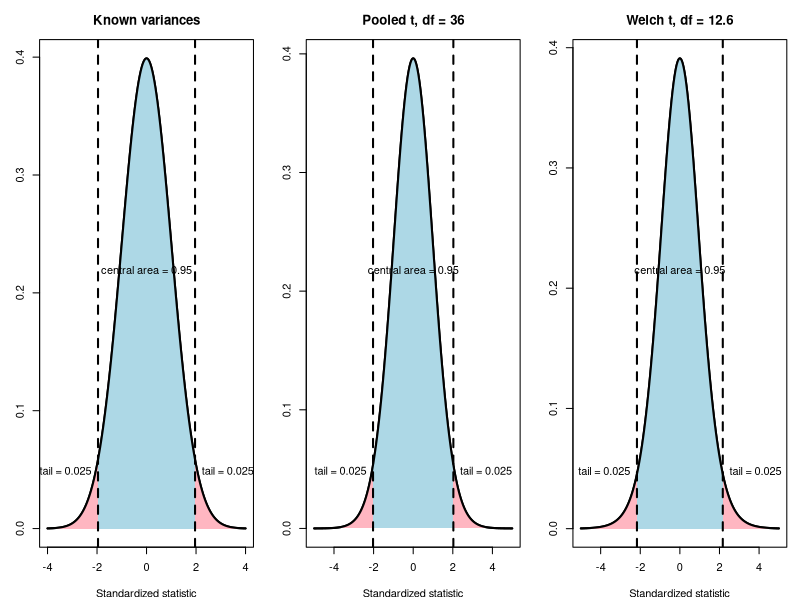

Here is the R script that generated this plot:
## ---- chunk 1
knitr::opts_chunk$set(
  echo = TRUE,
  message = FALSE,
  warning = FALSE,
  comment = "",
  collapse = TRUE,
  fig.align = "center",
  fig.width = 6.5,
  fig.height = 4,
  fig.retina = 2
)
## ---- chunk 2
# Draw a standard normal or t distribution with a central confidence region.
plot_standardized_interval <- function(distribution = c("normal", "t"),
                                       df = NULL,
                                       confidence = 0.95,
                                       main = "") {
  # Match the requested distribution and compute the noncoverage probability.
  distribution <- match.arg(distribution)
  alpha <- 1 - confidence

  # Find the upper critical value and the density function.
  critical <- if (distribution == "normal") {
    qnorm(1 - alpha / 2)
  } else {
    qt(1 - alpha / 2, df = df)
  }
  density_fun <- if (distribution == "normal") {
    dnorm
  } else {
    function(x) dt(x, df = df)
  }

  # Evaluate the density on a grid of standardized-statistic values.
  x <- if (distribution == "normal") {
    seq(-4, 4, length.out = 1000)
  } else {
    seq(-5, 5, length.out = 1000)
  }
  y <- density_fun(x)

  # Plot the density curve.
  plot(
    x,
    y,
    type = "l",
    lwd = 2,
    xlab = "Standardized statistic",
    ylab = "Density",
    main = main
  )

  # Shade the lower tail.
  lower_x <- seq(min(x), -critical, length.out = 200)
  polygon(
    c(lower_x, rev(lower_x)),
    c(rep(0, length(lower_x)), rev(density_fun(lower_x))),
    col = "lightpink",
    border = NA
  )

  # Shade the upper tail.
  upper_x <- seq(critical, max(x), length.out = 200)
  polygon(
    c(upper_x, rev(upper_x)),
    c(rep(0, length(upper_x)), rev(density_fun(upper_x))),
    col = "lightpink",
    border = NA
  )

  # Shade the central confidence region.
  central_x <- seq(-critical, critical, length.out = 300)
  polygon(
    c(central_x, rev(central_x)),
    c(rep(0, length(central_x)), rev(density_fun(central_x))),
    col = "lightblue",
    border = NA
  )

  # Redraw the density curve and mark the critical values.
  lines(x, y, lwd = 2)
  abline(v = c(-critical, critical), lty = 2, lwd = 2)

  # Label the central area and the two tails.
  text(0, max(y) * 0.55, paste0("central area = ", confidence))
  text(-critical, max(y) * 0.12, paste0("tail = ", alpha / 2), pos = 2)
  text(critical, max(y) * 0.12, paste0("tail = ", alpha / 2), pos = 4)
}

# Set up a one-row, three-column plotting area.
par(mfrow = c(1, 3), mar = c(4, 3, 3, 1))

# Known variances: standard normal distribution.
plot_standardized_interval(
  distribution = "normal",
  confidence = 0.95,
  main = "Known variances"
)

# Unknown equal variances: pooled t distribution with df = 36.
plot_standardized_interval(
  distribution = "t",
  df = 36,
  confidence = 0.95,
  main = "Pooled t, df = 36"
)

# Unknown unequal variances: Welch t distribution with df = 12.6.
plot_standardized_interval(
  distribution = "t",
  df = 12.6,
  confidence = 0.95,
  main = "Welch t, df = 12.6"
)
## ---- chunk 3
# Summary statistics for the known-variance example.
xbar1 <- 82.4       # sample mean for group 1
xbar2 <- 78.1       # sample mean for group 2
n1 <- 25            # sample size for group 1
n2 <- 30            # sample size for group 2
sigma1 <- 8.0       # known standard deviation for group 1
sigma2 <- 7.0       # known standard deviation for group 2

# Compute the difference, standard error, and margin of error.
difference <- xbar1 - xbar2  # point estimate of mu1 - mu2
se <- sqrt(sigma1^2 / n1 + sigma2^2 / n2)  # two-sample standard error
me <- qnorm(0.975) * se  # 95% margin of error

# Display the interval.
c(lower = difference - me, upper = difference + me)  # interval endpoints
## ---- chunk 4
# Summary statistics for the pooled example.
xbar1 <- 46.2       # sample mean for group 1
s1 <- 6.4           # sample standard deviation for group 1
n1 <- 18            # sample size for group 1
xbar2 <- 41.8       # sample mean for group 2
s2 <- 6.1           # sample standard deviation for group 2
n2 <- 20            # sample size for group 2

# Compute the pooled variance and pooled standard error.
sp2 <- ((n1 - 1) * s1^2 + (n2 - 1) * s2^2) / (n1 + n2 - 2)  # pooled variance
sp <- sqrt(sp2)  # pooled standard deviation
se_pooled <- sp * sqrt(1 / n1 + 1 / n2)  # pooled standard error

# Compute the interval with df = n1 + n2 - 2.
difference <- xbar1 - xbar2  # point estimate of mu1 - mu2
t_star <- qt(0.975, df = n1 + n2 - 2)  # 95% t critical value
me <- t_star * se_pooled  # margin of error
c(lower = difference - me, upper = difference + me)  # interval endpoints
## ---- chunk 5
# Summary statistics for the Welch example.
xbar1 <- 60.2       # sample mean for group 1
s1 <- 14.8          # sample standard deviation for group 1
n1 <- 12            # sample size for group 1
xbar2 <- 49.6       # sample mean for group 2
s2 <- 5.7           # sample standard deviation for group 2
n2 <- 25            # sample size for group 2

# Compute the unpooled standard error.
se_welch <- sqrt(s1^2 / n1 + s2^2 / n2)  # Welch standard error

# Compute the Welch degrees of freedom.
# This is the Welch-Satterthwaite approximation.
df_welch <- (s1^2 / n1 + s2^2 / n2)^2 /
  ((s1^2 / n1)^2 / (n1 - 1) + (s2^2 / n2)^2 / (n2 - 1))

# Compute the interval.
difference <- xbar1 - xbar2  # point estimate of mu1 - mu2
t_star <- qt(0.975, df = df_welch)  # 95% t critical value
me <- t_star * se_welch  # margin of error
c(lower = difference - me, upper = difference + me)  # interval endpoints
## ---- chunk 6
# Two independent samples of completion times.
group_a <- c(12.4, 13.1, 11.8, 12.9, 13.4, 12.6, 13.0, 12.2, 12.8, 13.3)
group_b <- c(11.1, 11.9, 10.8, 11.5, 12.1, 11.2, 11.7, 10.9, 11.4, 11.6)

# Pooled 95% interval: assume the population variances are equal.
t.test(group_a, group_b, var.equal = TRUE, conf.level = 0.95)$conf.int

# Welch 95% interval: do not assume the population variances are equal.
t.test(group_a, group_b, var.equal = FALSE, conf.level = 0.95)$conf.int
